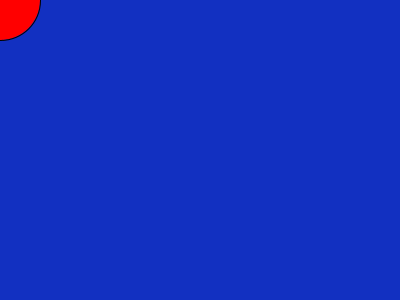
Frame 1 (no input)
Frame 60 (the mouse pressed at the canvas centre just before this capture): identical to frame 1, image omitted
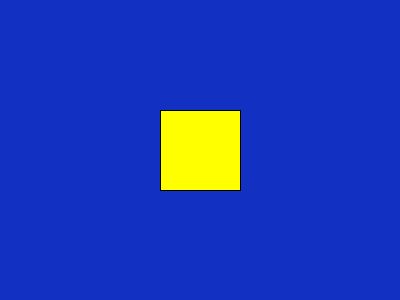
Frame 120 (the mouse held since frame 60 and released just before this capture)

The Processing sketch that drew these frames (run headless with seeded random() and noise(); from frame 60 on, the mouse is pressed at the canvas centre):

// Processing sketch: ShapeShifter
// ── ShapeShifter.pde
//Shape Shifter

void setup()
{
  size(400, 300);
}

void draw()
{
  background(18, 48, 193);

  if (mouseY < height/2)
  {
    if (mouseX < width/2)
    {
      fill(255, 0, 0);
    } else
    {
      fill(0, 255, 0);
    }
    ellipse(mouseX, mouseY, 80, 80);
  } else {
    if (mouseX > width/2) {
      fill(0, 0, 255);
      rectMode(CENTER);
      rect(mouseX, mouseY, 80, 80);
    } else {
      fill(255, 255, 0);
      rectMode(CENTER);
      rect(mouseX, mouseY, 80, 80);
    }
  }
}
